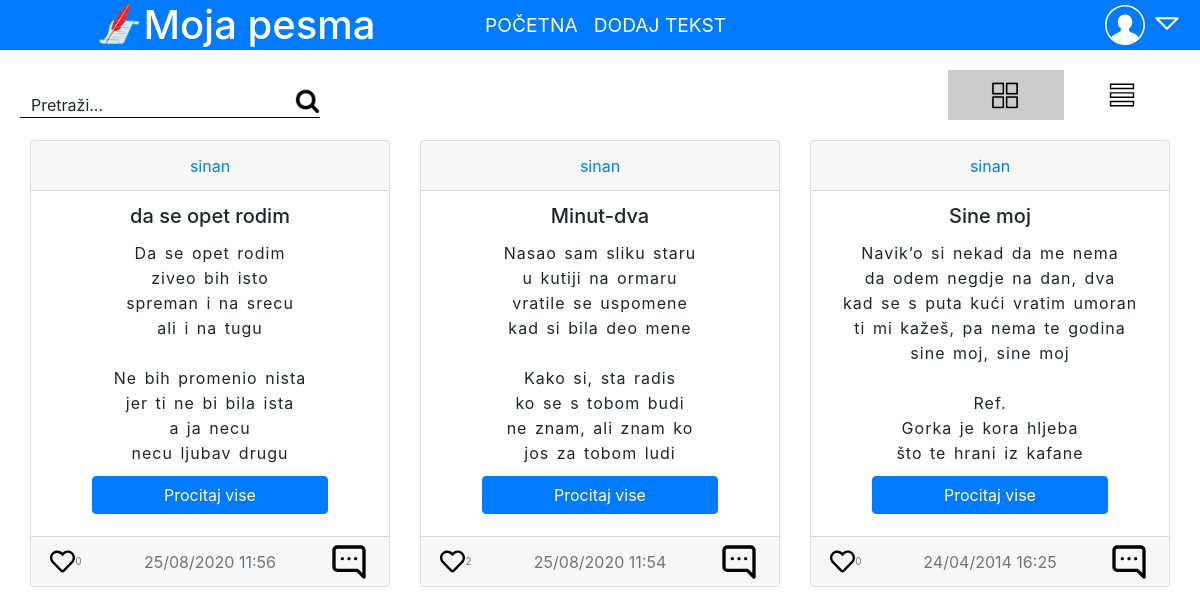
Screenshot of /profil.php?profil=sinan with the database file from the repository.
### tables this page shows
CREATE TABLE `pesme` (
  `id` int(11) NOT NULL,
  `pisac` longtext NOT NULL,
  `naslov` longtext NOT NULL,
  `pesma` longtext NOT NULL,
  `pogodna` text NOT NULL,
  `vreme` text NOT NULL,
  `kategorija` text NOT NULL,
  `lajkova` int(11) DEFAULT NULL,
  `lajkovao` longtext DEFAULT NULL
);

### objava/objava.php (called while the page is built, shortened)
<?php
if($profil=="index_stranica_prikazi_sve"){
  if ($ovlascenje=="admin"){
    $sql= "SELECT * FROM pesme ORDER BY vreme DESC LIMIT 5;";
  }
  else{
    if($ispis=="sve"){
      $sql= "SELECT * FROM pesme ORDER BY vreme DESC LIMIT 5;";
    }
    else if($ispis=="filter"){
      $sql= "SELECT * FROM pesme WHERE pogodna='jeste' ORDER BY vreme DESC LIMIT 5; ";
    }
}}
else{
  if ($ovlascenje=="admin"){
    $sql= "SELECT * FROM pesme WHERE pisac='".$profil . "' ORDER BY vreme DESC LIMIT 5;";
  }
  else{
    if($ispis=="sve"){
    $sql= "SELECT * FROM pesme WHERE pisac='". $profil . "' ORDER BY vreme DESC LIMIT 5;";
    }
    else if($ispis=="filter"){
      $sql= "SELECT * FROM pesme WHERE pogodna='jeste' AND pisac='". $profil . "'ORDER BY vreme DESC LIMIT 5;";
    }
}}
require "ispis.php";
?>

### objava/vreme.php (called while the page is built, shortened)
<?php
$trenutnovreme = date("U");
$pre_koliko =$trenutnovreme - $red["vreme"];
if($pre_koliko<60){
  if ($pre_koliko==1 || $pre_koliko==21 ||$pre_koliko==31 ||$pre_koliko==41 || $pre_koliko==51){
    $rec_s= " sekund ";
  }
  else if ($pre_koliko==2 || $pre_koliko==3 ||$pre_koliko==4 || $pre_koliko==22 || $pre_koliko==23 ||$pre_koliko==24 || $pre_koliko==32 || $pre_koliko==33 ||$pre_koliko==34 || $pre_koliko==42 || $pre_koliko==43 ||$pre_koliko==44|| $pre_koliko==52 || $pre_koliko==53 ||$pre_koliko==54){
    $rec_s = " sekudne ";
  }
  else{
    $rec_s = " sekundi ";
  }
  $vreme = "pre ". $pre_koliko . $rec_s;
}
else{
  $vreme = date("d/m/Y H:i", $red["vreme"]);
}
?>

### objava/ispis.php (the view, shortened to what this page needs)
<?php
$rezultat= mysqli_query($conn, $sql);
while($red=mysqli_fetch_assoc($rezultat)){
require "vreme.php";
echo '<div class="card text-center kartica '.$red["boja"].'" id="'.$red["id"].'">';
echo '<div class="card-header pisac">';
echo '<a href="profil.php?profil='.$red["pisac"].'">'. $red["pisac"] . '</a>';
echo '</div><div class="card-body telo-kartice">';
echo '<div class="sadrzaj">';
echo '<h5 class="card-title naslov">'.$red["naslov"].'</h5>';
echo '<p class="card-text pesma">' .$red["pesma"].'</p></div>';
echo '<button onclick="prikazivise('.$red["id"].')" class="btn btn-primary prikazi-vise">Procitaj vise</a>';
echo '</div>
<div class="card-footer text-muted vreme">';
if($ovlascenje=="nelogovan"){
  echo '<div onclick="lajkujnelogovan()"  class="srce"><img src="fajlovi/srce-prazno.svg">'. $red["lajkova"] .'</div><div class="vreme-tekst">' . $vreme . '</div> <div class="ikonicazakomentarkontejner"><img class="ikonicazakomentar" src="fajlovi/komentar.svg" /> </div>';
}
echo '</div></div>';
}

### main.css (style rules this page uses)
:root { --plava: #007bff; --pozadina: #000000c0; }

### nav.css (style rules this page uses)
*, *::before, *::after { box-sizing: border-box; }

### objava/objava.css (style rules this page uses)
.kartica { margin-bottom: 20px; }
.kartica pre, p { display: block; line-height: 25px; word-spacing: 2px; letter-spacing: 1px; overflow: hidden; margin-bottom: 30px; white-space: pre-wrap; word-wrap: break-word; }
.kartica .pisac { display: flex; justify-content: center; align-items: center; height: 50px; margin: 0; padding: 0; }
.kartica .telo-kartice:not(.lista .kartica .telo-kartice) { height: 345px; margin:0px; padding-top: 0px; padding-left: 10px; padding-right: 10px; }
.kartica .naslov { margin:0px; padding:0px; height: 50px; display: flex; align-items: center; justify-content: center; }
.pesma { margin: 0px; padding: 0px; height: 225px; }
.prikazi-vise { width: 70%; margin:10px; }
.vreme { display: flex; justify-content: center; align-items: center; height: 50px; margin: 0; padding: 0; position: relative; }
.srce img { width: 50%; height: 50%; }
.srce { width: 50px; height: 50px; display: inline-block; font-size: 10px; position: absolute; left: 10px; display: flex; justify-content: center; align-items: center; }
.ikonicazakomentarkontejner { position: absolute; right: 20px; }
.ikonicazakomentar { width: 40px; height: 40px; }
div.srce, .ikonicazakomentar { cursor: pointer; }

### unos.css (style rules this page uses)
:root { --bojaifont: 50px; --crvena: #f28b82; --narandzasta: #fbbc04; --zuta: #fff475; --zelena: #ccff90; --plavozelena:#a7ffeb; --svetloplava:#cbf0f8; --tamnoplava:#aecbfa; --ljubicasta:#d7aefb; --roze:#fdcfe8; --braon: #e6c9a8; --dark:#343a40; --bojateksta:#202124; }

### rows the page displays
pesme: pisac "sinan", naslov "da se opet rodim", pesma "Da se opet rodim ziveo bih isto spreman i na srecu ali i na tugu Ne bih promenio nista jer ti ne bi bila ista a ja necu necu ljubav drugu…", lajkova "0", vreme "25/08/2020 11:56"
pesme: pisac "sinan", naslov "Minut-dva", pesma "Nasao sam sliku staru u kutiji na ormaru vratile se uspomene kad si bila deo mene Kako si, sta radis ko se s tobom budi ne znam, ali znam ko jos za tobom ludi…", lajkova "2", vreme "25/08/2020 11:54"
pesme: pisac "sinan", naslov "Sine moj", pesma "Navik’o si nekad da me nema da odem negdje na dan, dva kad se s puta kući vratim umoran ti mi kažeš, pa nema te godina sine moj, sine moj Ref. Gorka je kora hljeba što te hrani iz kafane…", lajkova "0", vreme "24/04/2014 16:25"
